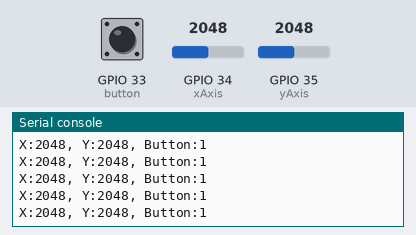
The program below on a simulated ESP32 board running MicroPython. Shown: the last lines printed to the serial console. The test bench sets the inputs (shaded band); at power-on: GPIO 34 (xAxis) = 2048, GPIO 35 (yAxis) = 2048, GPIO 33 (button) HIGH (analog values on the 0–4095 scale).

Above: at 1.2 s.
1.3 s: GPIO 34 (xAxis) set to 2866
At 1.31 s:
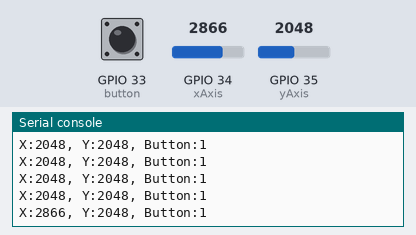
2.8 s: GPIO 35 (yAxis) set to 2866
At 2.82 s:
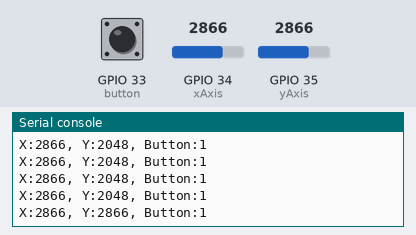
4.3 s: GPIO 33 (button) pulled LOW for 0.15 s
At 4.32 s:
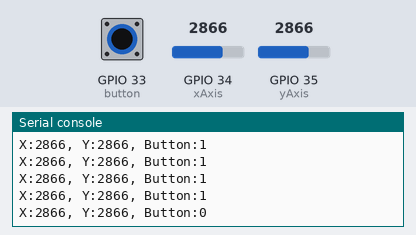
5.9 s: GPIO 34 (xAxis) set to 3603
At 5.93 s:
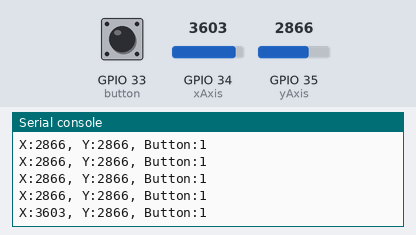
7.4 s: GPIO 33 (button) pulled LOW for 1 s
At 7.44 s:
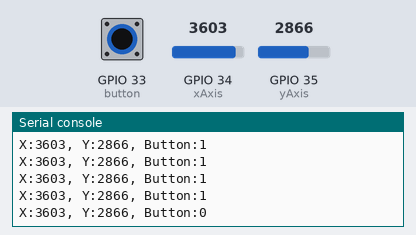
9.9 s: GPIO 35 (yAxis) set to 3603
At 9.95 s:
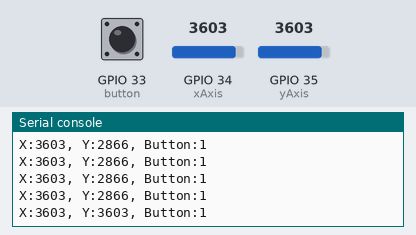
Timing chart, 0 to 12.4 s (numbered marks = the images above; inputs shaded):
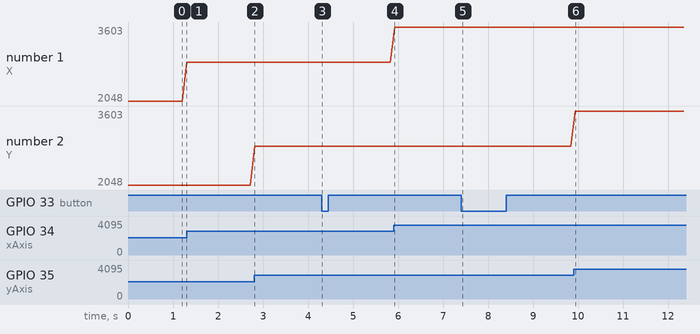

Measured:
- after the input at 1.3 s, the serial console: prints a new line at once (image 1)
- after the input at 2.8 s, the serial console: prints a new line at once (image 2)
- after the input at 4.3 s, the serial console: prints a new line at once (image 3)
- after the input at 5.9 s, the serial console: prints a new line at once (image 4)
- after the input at 7.4 s, the serial console: prints a new line at once (image 5)
- after the input at 9.9 s, the serial console: prints a new line at once (image 6)
- plotted number 1: 2048 → 2866 after the input at 1.3 s, 2866 → 3603 after the input at 5.9 s

The program:

test.py
```python
from machine import ADC,Pin
import time

xAxis = ADC(Pin(34, Pin.IN)) # create an ADC object acting on a pin
xAxis.atten(xAxis.ATTN_11DB)
yAxis = ADC(Pin(35, Pin.IN)) # create an ADC object acting on a pin
yAxis.atten(yAxis.ATTN_11DB)
button = Pin(33, Pin.IN, Pin.PULL_UP)

while True:
    xValue = xAxis.read()  # read a raw analog value in the range 0-4095
    yValue = yAxis.read()  # read a raw analog value in the range 0-4095
    btnValue = button.value()
    print(f"X:{xValue}, Y:{yValue}, Button:{btnValue}")
    time.sleep(0.1)
```
